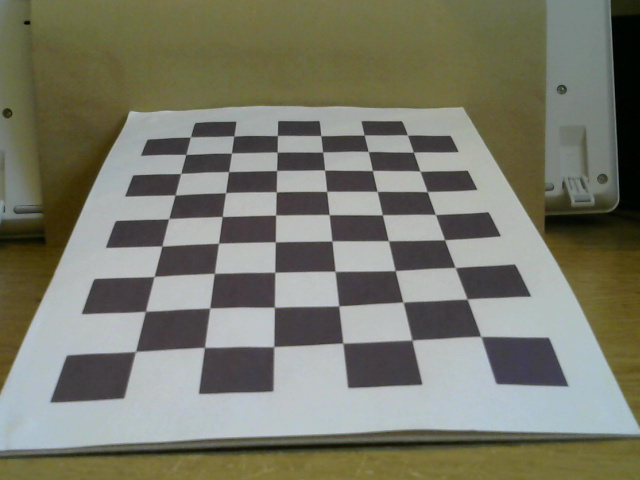
#> input picture augmented-reality/sample-scripts/images/checkerboard4.jpg, 640 x 480 px
$ python test.py   (Python 2 division)   (older library calls are emulated)
#> lines starting #> are read from the running program, lines starting #| are printed output that depends on the picture; after the words box and inside, x2 and y2 are one past the last pixel; in counts of white or black regions, pixels touching at a corner belong together
#!/usr/bin/python
# -*- coding: utf-8 -*-
import numpy as np
import cv2
import glob

# Load previously saved data

mtx = np.load('calib-matrix/mtx.npy')
#> (reads augmented-reality/sample-scripts/calib-matrix/mtx.npy from the repository)
dist = np.load('calib-matrix/dist.npy')
#> (reads augmented-reality/sample-scripts/calib-matrix/dist.npy from the repository)

rect = (0, 0, 0, 0)
startPoint = False
endPoint = False

selectedPoint = False


# [69 lines left out: functions on_mouse, drawCube, draw, not called in this run]


def detectAndDescribe(image):

    # convert the image to grayscale
    # gray = cv2.cvtColor(image, cv2.COLOR_BGR2GRAY)

    # detect and extract features from the image

    descriptor = cv2.xfeatures2d.SIFT_create()
    (kps, features) = descriptor.detectAndCompute(image, None)

    # convert the keypoints from KeyPoint objects to NumPy
    # arrays

    kps = np.float32([kp.pt for kp in kps])

    # return a tuple of keypoints and features

    return (kps, features)


def matchKeypoints(
    kpsA,
    kpsB,
    featuresA,
    featuresB,
    ratio,
    reprojThresh,
    ):

    # compute the raw matches and initialize the list of actual
    # matches

    matcher = cv2.DescriptorMatcher_create('BruteForce')
    rawMatches = matcher.knnMatch(featuresA, featuresB, 2)
    matches = []
    match_ar = []

    i = 0

    # loop over the raw matches

    for m in rawMatches:

        # ensure the distance is within a certain ratio of each
        # other (i.e. Lowe's ratio test)

        if len(m) == 2 and m[0].distance < m[1].distance * ratio:
            matches.append((m[0].trainIdx, m[0].queryIdx))
            if i == 0:
                match_ar = np.array([[[m[0].trainIdx],
                                    [m[0].queryIdx]]], dtype=np.float)
                match_ar = match_ar.transpose()
                match_ar = list(match_ar)
                print type(match_ar)
                i = i + 1
            else:
                m_add = np.array([[m[0].trainIdx],
                                 [m[0].queryIdx]])[None, :]
                m_add = m_add.transpose()
                match_ar = np.concatenate([match_ar, m_add])


    # computing a homography requires at least 4 matches

    if len(matches) > 4:

        # construct the two sets of points

        ptsA = np.float32([kpsA[i] for (_, i) in matches])
        ptsB = np.float32([kpsB[i] for (i, _) in matches])

        # compute the homography between the two sets of points

        (H, status) = cv2.findHomography(ptsA, ptsB, cv2.RANSAC,
                reprojThresh)

        # return the matches along with the homograpy matrix
        # and status of each matched point
        # return (matches, H, status)

        return (matches, match_ar, H, status)

    # otherwise, no homograpy could be computed

    return None


def drawMatches(
    imageA,
    imageB,
    kpsA,
    kpsB,
    matches,
    status,
    ):

    # initialize the output visualization image

    (hA, wA) = imageA.shape[:2]
    (hB, wB) = imageB.shape[:2]
    vis = np.zeros((max(hA, hB), wA + wB, 3), dtype='uint8')
    print imageA.shape
    print imageB.shape
    vis[0:hA, 0:wA] = imageA
    vis[0:hB, wA:] = imageB

    # loop over the matches

    for ((trainIdx, queryIdx), s) in zip(matches, status):

        # only process the match if the keypoint was successfully
        # matched

        if s == 1:

            # draw the match

            ptA = (int(kpsA[queryIdx][0]), int(kpsA[queryIdx][1]))
            ptB = (int(kpsB[trainIdx][0]) + wA, int(kpsB[trainIdx][1]))
            cv2.line(vis, ptA, ptB, (0, 255, 0), 1)

    # return the visualization

    return vis


criteria = (cv2.TERM_CRITERIA_EPS + cv2.TERM_CRITERIA_MAX_ITER, 30,
            0.001)
objp = np.zeros((6 * 7, 3), np.float32)
objp[:, :2] = np.mgrid[0:7, 0:6].T.reshape(-1, 2)


axis = np.float32([[3, 0, 0], [0, 3, 0], [0, 0, -3]]).reshape(-1, 3)
cubeAxis = np.float32([
    [0, 0, 0],
    [0, 3, 0],
    [3, 3, 0],
    [3, 0, 0],
    [0, 0, -3],
    [0, 3, -3],
    [3, 3, -3],
    [3, 0, -3],
    ])

# Here we are going to try to define our corners

#fname = 'images/left01.jpg'
fname = 'images/checkerboard4.jpg'

img = cv2.imread(fname)
#> img is the input picture: shape (480, 640, 3); mean B, G, R 106.7, 121.3, 120.7

cv2.namedWindow('Label')
cv2.setMouseCallback('Label', on_mouse)

'''
while 1:
    if selectedPoint == True:
        break

    if startPoint == True and endPoint == True:
        cv2.rectangle(img, (rect[0], rect[1]), (rect[2], rect[3]),
                      (255, 0, 255), 2)
    cv2.imshow('Label', img)
    if cv2.waitKey(20) & 255 == 27:
        break
cv2.destroyAllWindows()
'''


'''
reference_color = img[rect[1]:rect[3], rect[0]:rect[2]]

gray = cv2.cvtColor(img, cv2.COLOR_BGR2GRAY)
reference_img = gray[rect[1]:rect[3], rect[0]:rect[2]]
'''
reference_color = img[101:400, 92:574]
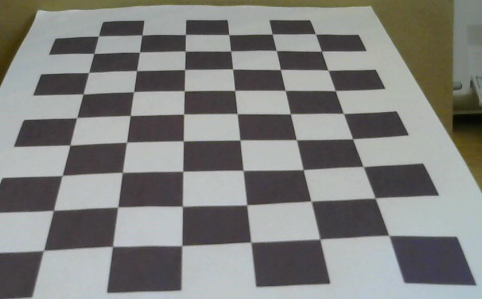
#> reference_color: shape (299, 482, 3); mean B, G, R 126.9, 129.3, 128.9

gray = cv2.cvtColor(img, cv2.COLOR_BGR2GRAY)
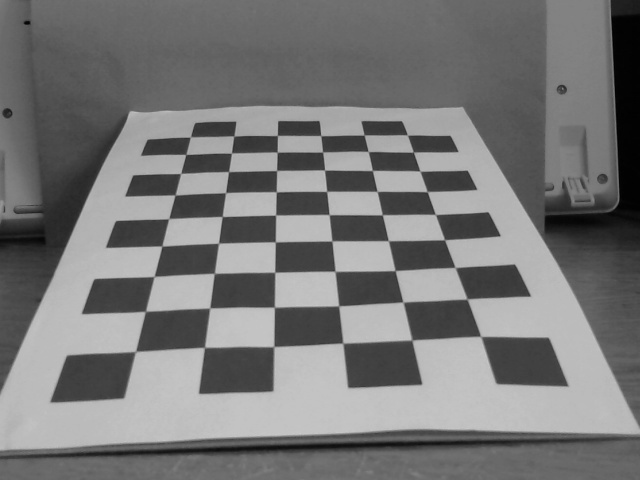
#> gray: shape (480, 640); min 1, max 203, mean 119.4
reference_img = gray[101:400, 92:574]
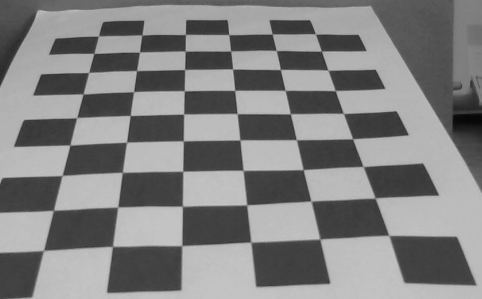
#> reference_img: shape (299, 482); min 6, max 199, mean 128.9


# ret, corners = cv2.findChessboardCorners(gray, (7,6),None)
# corners2 = cv2.cornerHarris(gray,2,3,0.04)

####### Attempting to preform homography #######

sift = cv2.xfeatures2d.SIFT_create()

(kp1, des1) = detectAndDescribe(gray)
#> in detectAndDescribe, `(kps, features) = descriptor.detectAndCompute(image, None)`: kps = 249 keypoints; strongest (x, y, size): (526, 362, 37.3), (93, 378, 37.4), (504, 282, 25), (126, 234, 20.6)
#> in detectAndDescribe, `kps = np.float32([kp.pt for kp in kps])`: kps = 249 pairs, first value 7.19 to 618.4, second value 22.55 to 458.6
#> kp1 has the same summary as kps in detectAndDescribe
(kp2, des2) = detectAndDescribe(reference_img)
#> in detectAndDescribe (call 2), `(kps, features) = descriptor.detectAndCompute(image, None)`: kps = 170 keypoints; strongest (x, y, size): (412, 181, 25), (34, 133, 20.8), (388, 125, 19.5), (368, 80, 15.8)
#> kp2 = 170 pairs, first value 4.46 to 473.9, second value 2.93 to 283.4


(M, M_ar, H, status) = matchKeypoints(kp1,kp2,des1,des2,0.75,4.0,)
#> in matchKeypoints, `rawMatches = matcher.knnMatch(featuresA, featuresB, 2)`: rawMatches = 249 matches
#> the loop in matchKeypoints, `for m in rawMatches:  # ensure the distance is within a certain ratio ..` made 249 passes
#> (match_ar, i) on pass 20: ([[13, 19]], 1)
#> m_add on passes 23, 29, 30, 31, 33, 34: [15, 22], [4, 28], [14, 29], [9, 30], [13, 32], [14, 33]
#| <class 'list'>
#> after the loop in matchKeypoints, `for m in rawMatches:`: i = 1; matches = 143 pairs, first value 4 to 169, second value 19 to 230
#> in matchKeypoints, `ptsA = np.float32([kpsA[i] for (_, i) in matches])`: ptsA = 143 pairs, first value 106.1 to 565.7, second value 104.9 to 359.4
#> in matchKeypoints, `ptsB = np.float32([kpsB[i] for (i, _) in matches])`: ptsB = 143 pairs, first value 33.22 to 473.9, second value 3.88 to 258.4
#> in matchKeypoints, `(H, status) = cv2.findHomography(ptsA, ptsB, cv2.RANSAC, reprojThresh)`: H = [[0.999, -0.00159, -91.61], [-0.000159, 0.998, -100.7], [-5.64e-07, -4.32e-06, 1]]; status = 143 values, max 1 at index 2, min 0 at index 0, mean 0.916
#> M has the same summary as matches in matchKeypoints

if M is None:
    print 'No matches found'
    exit()

print 'Matches found'

# vis = drawMatches(gray, reference_img, kp1, kp2, M, status)

vis = drawMatches(img,reference_color,kp1,kp2,M,status)
#| (480, 640, 3)
#| (299, 482, 3)
#> in drawMatches, `vis[0:hA, 0:wA] = imageA`:
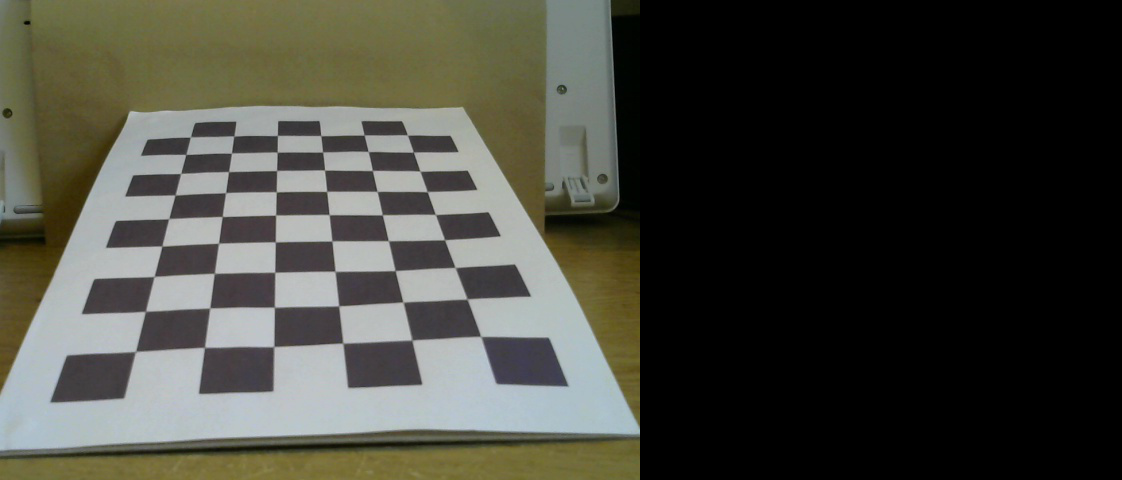
#> vis: shape (480, 1122, 3); mean B, G, R 60.8, 69.2, 68.8
#> in drawMatches, `vis[0:hB, wA:] = imageB`:
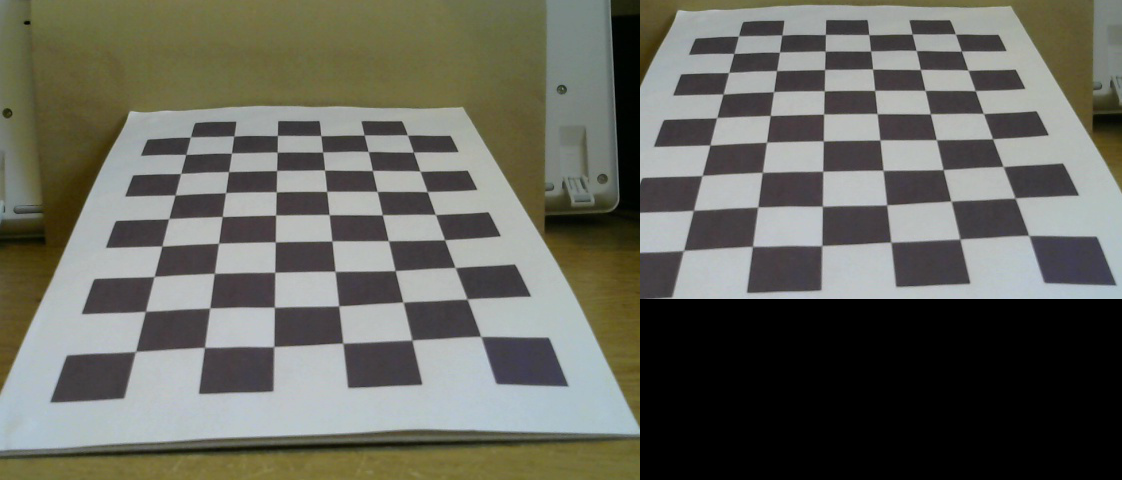
#> vis: shape (480, 1122, 3); mean B, G, R 94.8, 103.8, 103.3
#> the loop in drawMatches, `for ((trainIdx, queryIdx), s) in zip(matches, status):` made 143 passes
#> (trainIdx, queryIdx, s, ptA, ptB) on passes 3, 5, 6, 7, 8, 9, 10, 11, 12, 13, 14, 15: (4, 28, [1], (125, 188), (673, 87)), (9, 30, [1], (132, 114), (680, 13)), (13, 32, [1], (141, 146), (689, 45)), (14, 33, [1], (141, 185), (689, 84)), (15, 34, [1], (141, 185), (689, 84)), (16, 35, [1], (153, 147), (701, 46)), (19, 45, [1], (174, 122), (722, 22)), (20, 46, [1], (175, 145), (723, 44)), (21, 49, [1], (186, 140), (734, 39)), (22, 50, [1], (186, 140), (734, 39)), (23, 51, [1], (186, 132), (734, 31)), (26, 53, [1], (189, 206), (737, 105))
#> (ptA, ptB) on passes 61, 62, 64, 65, 66, 67: ((310, 181), (858, 80)), ((310, 181), (858, 80)), ((311, 203), (859, 102)), ((311, 161), (859, 60)), ((322, 158), (870, 57)), ((322, 168), (870, 67))
#> after the loop in drawMatches, `for ((trainIdx, queryIdx), s) in zip(matches, status):`:
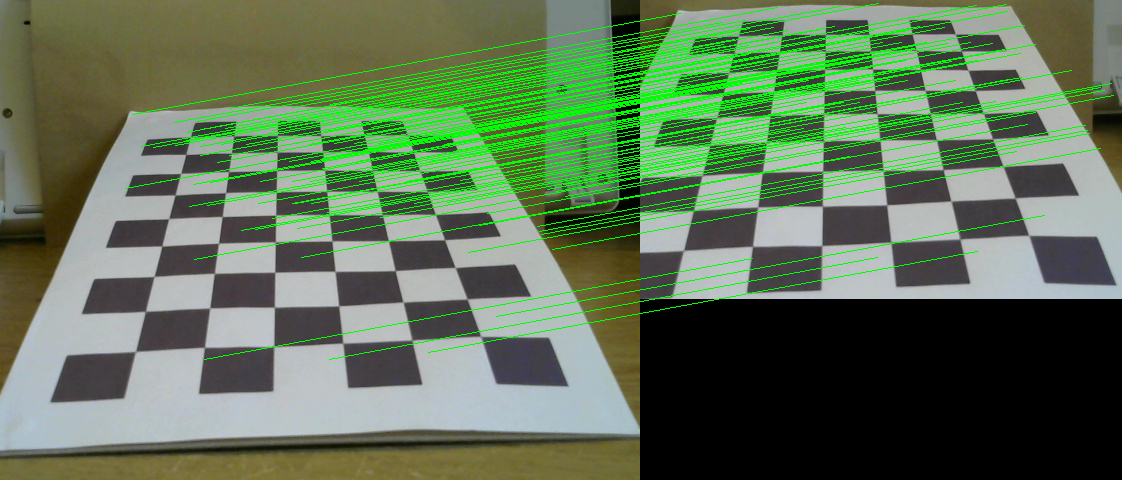
#> vis: shape (480, 1122, 3); 8.17% of pixels changed, all inside (x1, y1, x2, y2) = (125, 3, 1114, 360)
cv2.imshow('vis', vis)
cv2.waitKey(0)

corners2 = M_ar

# corners = np.asarray(M)
'''
print corners2
print corners2.shape
'''
#corners = np.random.random((10,2,1))
#corners = np.float32([[rect[0], rect[1], 0], [rect[2], rect[1], 0], [rect[2], rect[3], 0], [rect[0], rect[3], 0]])


if 1 == 1:

# if ret == True:
    # corners2 = cv2.cornerSubPix(gray,corners,(11,11),(-1,-1),criteria)

    # Find the rotation and translation vectors.
    print 'here'
#> (the run stopped early here; a loop or call above may not have finished)
